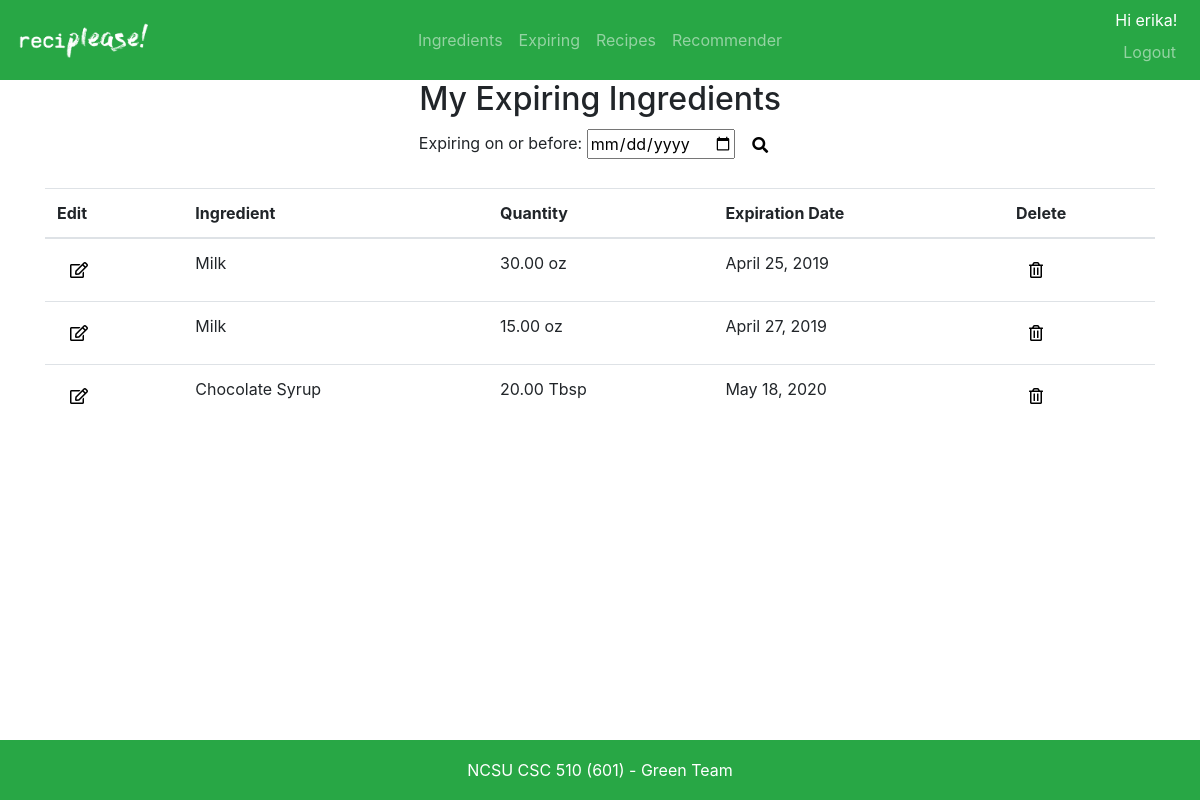
/ingredients/expiring/ (signed in), run on an earlier commit of the app's database.
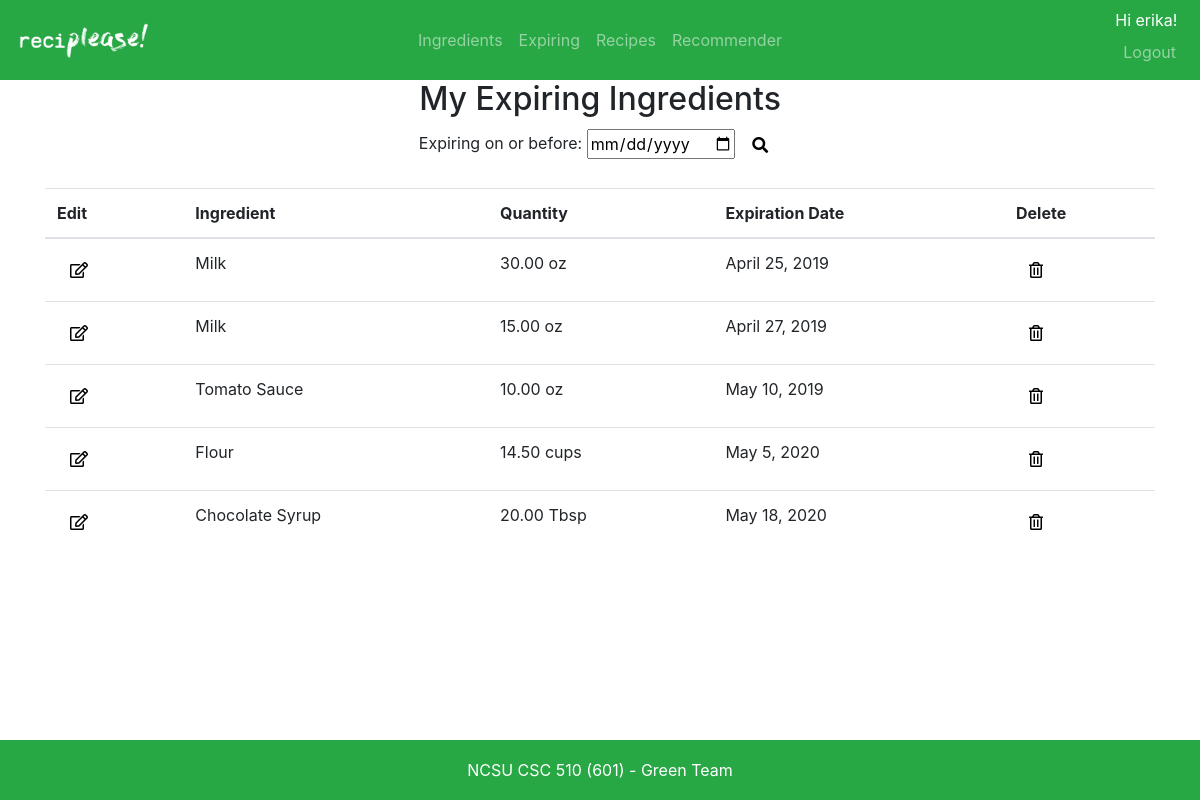
And on a later commit of the database.
### ingredients/models.py (models this page shows, shortened)
class UserIngredient(models.Model):
    ingredient = models.ForeignKey('Ingredient', on_delete=models.SET_NULL, null=True)
    user =  models.ForeignKey(settings.AUTH_USER_MODEL, on_delete=models.CASCADE)
    quantity = models.DecimalField(max_digits=7, decimal_places=2, validators=[MinValueValidator(0)])
    exp_date = models.DateField(default=one_month_from_today, blank=True, null=True)

class Ingredient(models.Model):
    name = models.CharField(max_length=200)
    quantity_units = models.CharField(max_length=200) # Type of units for ingredient (oz, lbs, units, etc)
    def __str__(self):
        return self.name

### ingredients/views.py (the view)
# urls.py: path('expiring/', views.expiring_ingredients, name='expiring_user_ingredient_list'),
def expiring_ingredients(request):
    expiring_user_ingredients = UserIngredient.objects.filter(user=request.user).select_related('ingredient').order_by('exp_date') # Get all ingredients for this user
    return render(request, 'ingredients/expiring_user_ingredient_list.html', {'expiring_user_ingredients': expiring_user_ingredients})

### ingredients/templates/ingredients/expiring_user_ingredient_list.html (shortened to what this page needs)
{% extends 'base.html' %}
{% block content %}
<div class="container">
    <h2 align="center">My Expiring Ingredients</h2>
    <form align="center" >
        Expiring on or before:
        <input type="date" id="expiry_date" name="exp_date">
        <button type="button" id="expiry_search" class="btn btn-default" style="background:none">
            <span class="fas fa-search"></span>
        </button>
    </form><br>
    <table class="table">
        <thead>
            <tr>
                <th scope="col">Edit</th>
                <th scope="col">Ingredient</th>
                <th scope="col">Quantity</th>
                <th scope="col">Expiration Date</th>
                <th scope="col">Delete</th>
            </tr>
        </thead>
        <tbody id="exp_table">
            {% for user_ingredient in expiring_user_ingredients %}
            <tr>
                <td>
                    <button type="button"  class="btn btn-default" style="background:none">
                        <a href="/ingredients/{{ user_ingredient.id }}/edit/"><span class="far fa-edit" style="color:#000000;"></span></a>
                    </button>
                </td>
                <td>{{ user_ingredient.ingredient }}</td>
                <td>{{ user_ingredient.quantity }} {{ user_ingredient.ingredient.quantity_units }}</td>
                <td>{{ user_ingredient.exp_date }}</td>
                <td>
                    <button type="button"  class="btn btn-default" style="background:none">
                        <a href="/ingredients/{{ user_ingredient.id }}/delete/"><span class="far fa-trash-alt" style="color:#000000;"></span></a>
                    </button>
                </td>
            </tr>
            {% endfor %}
        </tbody>
    </table>
</div>
{% endblock %}

What changed in the data, as far as the page shows it:
added UserIngredient: ingredient "Tomato Sauce", quantity "10.00", ingredient.quantity_units "oz", exp_date "May 10, 2019"
added UserIngredient: ingredient "Flour", quantity "14.50", ingredient.quantity_units "cups", exp_date "May 5, 2020"
